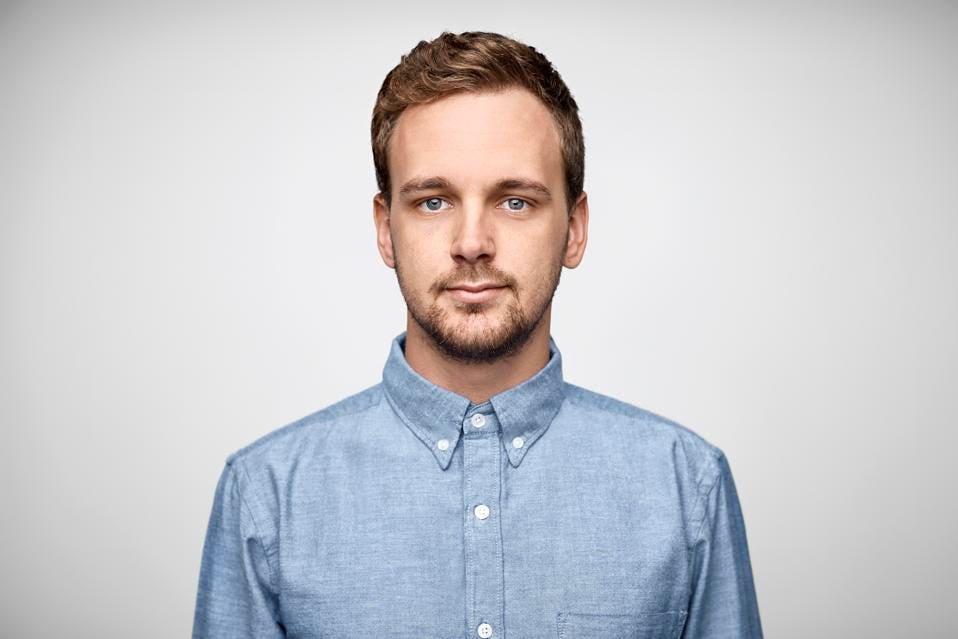
//> input picture achilles/03-12-2024/image.jpg, 958 x 639 px
$ ./prompt-01   (built with g++ and OpenCV 4)
//> lines starting //> are read from the running program, lines starting //| are printed output that depends on the picture
//> in mainA, image is the input picture: 639 rows x 958 cols, CV_8UC3; mean B, G, R 204.8, 200.9, 200.8
#include <opencv2/opencv.hpp>
#include <iostream>

using namespace cv;
using namespace std;

Mat whiteBalanceGrayWorld(const Mat &src)
{
    // Convert to float for precision
    Mat src_f;
    src.convertTo(src_f, CV_32F);

    // Compute the mean value for each channel
    Scalar channel_mean = mean(src_f);
//> channel_mean = Scalar(204.8, 200.9, 200.8)

    // Create scaling factors
    float scale_r = channel_mean[1] / channel_mean[0]; // Green / Blue
//> scale_r = 0.981
    float scale_b = channel_mean[1] / channel_mean[2]; // Green / Red
//> scale_b = 1

    // Create a scaling matrix
    Mat scaling_matrix = (Mat_<float>(3, 3) << scale_b, 0, 0,
                          0, 1, 0,
                          0, 0, scale_r);
//> scaling_matrix = [[1, 0, 0], [0, 1, 0], [0, 0, 0.981]]

    // Apply the scaling matrix
    Mat dst;
    transform(src_f, dst, scaling_matrix);

    // Convert back to 8-bit unsigned integer
    dst.convertTo(dst, CV_8U);
//> dst: 639 rows x 958 cols, CV_8UC3

    return dst;
}

int mainA()
{
    Mat image = imread("./image.jpg");

    if (image.empty())
    {
        cerr << "Could not open or find the image" << endl;
        return -1;
    }

    Mat balanced_image = whiteBalanceGrayWorld(image);

    imshow("Original Image", image);
    imshow("White Balanced Image", balanced_image);
    waitKey(0);

    return 0;
}

void whiteBalance(cv::Mat & image)
{
    // Calculate the average color of the image
    cv::Scalar avgColor = cv::mean(image);
//> avgColor = Scalar(204.8, 200.9, 200.8)

    // Calculate the scaling factors for each channel to make the average color gray
    double scaleFactor[3];
    for (int i = 0; i < 3; ++i)
    {
        scaleFactor[i] = avgColor[i] == 0 ? 0 : (128.0 / avgColor[i]);
    }

    // Apply the scaling factors to each pixel
    for (int y = 0; y < image.rows; ++y)
    {
        for (int x = 0; x < image.cols; ++x)
        {
            for (int c = 0; c < 3; ++c)
            {
                image.at<cv::Vec3b>(y, x)[c] = cv::saturate_cast<uchar>(scaleFactor[c] * image.at<cv::Vec3b>(y, x)[c]);
            }
        }
    }
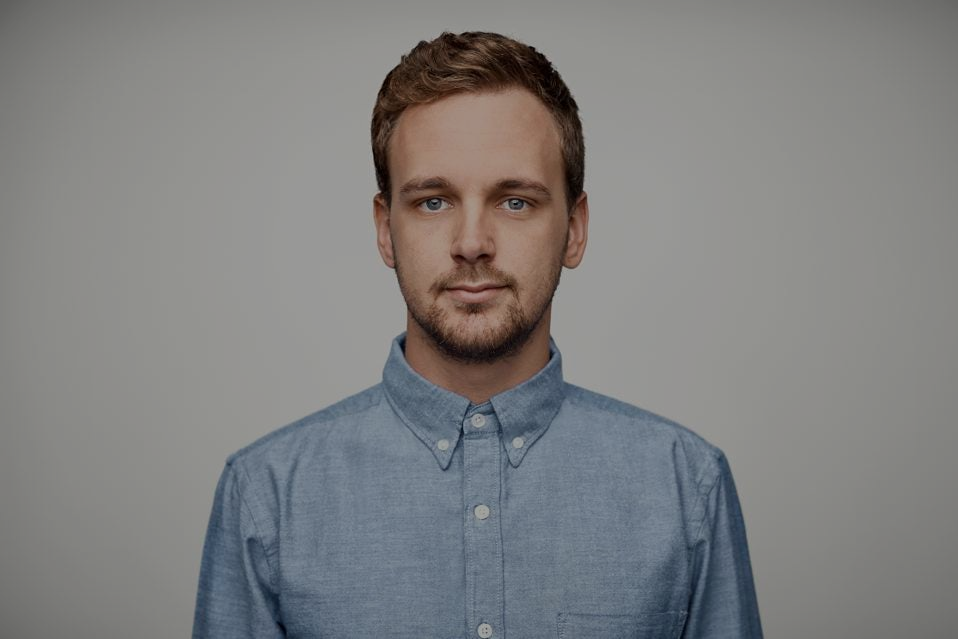
//> image: 639 rows x 958 cols, CV_8UC3; mean B, G, R 128, 128, 128
}

int mainB()
{
    // Load the image
    cv::Mat image = cv::imread("./image.jpg");

    // Perform white balancing
    whiteBalance(image);

    // Save the result
    cv::imwrite("./result.jpg", image);

    return 0;
}

int main()
{
    mainA();
    mainB();
    return 0;
}
